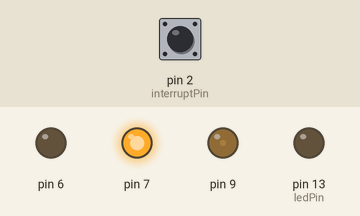
Simulated run of this sketch. Board: Arduino Uno, built with avr-gcc and run on an emulated ATmega328P. On the bench: output pins drawn as LEDs (lit = HIGH). The inputs (shaded band) are chosen by the test bench; at power-on: pin 2 (interruptPin) HIGH. The ROS host is connected and sends only what is stated.

Above: at 0.05 s.
At 1.2 s:
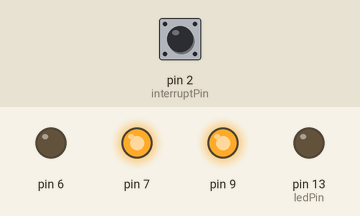
1.3 s: pin 2 (interruptPin) pulled LOW for 0.15 s
At 2.7 s:
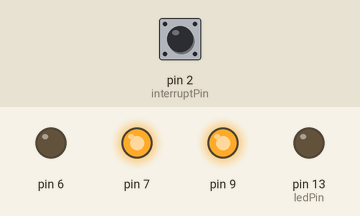
Timing chart, 0 to 4.3 s (numbered marks = the images above; inputs shaded):
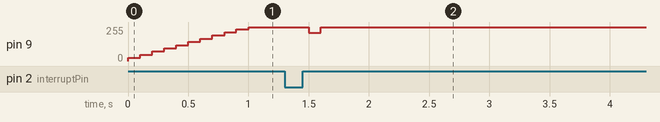

The sketch:

sketch_apr22b.ino
```cpp
#include <ros.h>
#include <geometry_msgs/Pose2D.h>
#include <std_msgs/Int16.h>

ros::NodeHandle nh;

#include <PID_v1.h>

#define PI 3.1415926535897932384626433832795

const byte ledPin = 13;
const byte interruptPin = 2;
volatile byte state = LOW;

unsigned long tiempoVueltaDer = 0;
unsigned long contadorDer = 0;
int inicioDer = 0;

double velocidadAngular = 0;


//Define Variables we'll be connecting to
double velocidadNorma, entregaVelocidadDer;

//Specify the links and initial tuning parameters
PID myPID(&velocidadAngular, &entregaVelocidadDer, &velocidadNorma,0,8,2,P_ON_M, DIRECT); //P_ON_M specifies that Proportional on Measurement be used


void freqCallBack(const std_msgs::Int16& val){
  digitalWrite(13, val.data);
}

ros::Subscriber<std_msgs::Int16> blinker("freq1", freqCallBack );

void setup() {

  nh.initNode();
  nh.subscribe(blinker);

  Serial.begin(9600);
  pinMode(ledPin, OUTPUT);
  pinMode(interruptPin, INPUT_PULLUP);

  pinMode(9, OUTPUT);
  pinMode(7, OUTPUT);
  pinMode(6, OUTPUT);

  // Set initial rotation direction
  digitalWrite(6, LOW);
  digitalWrite(7, HIGH);

  velocidadNorma = 30;
  //turn the PID on
  myPID.SetMode(AUTOMATIC);
  attachInterrupt(digitalPinToInterrupt(interruptPin), cuentaRPMDer, HIGH);
}

void loop() {
//  digitalWrite(ledPin, state);
  myPID.Compute();
  analogWrite(9, entregaVelocidadDer);
}

void cuentaRPMDer() {
  cli();
//  state = !state;
  if (inicioDer == 0) {
    inicioDer = 1;
    tiempoVueltaDer = millis();
  } else {
    contadorDer = millis();
    tiempoVueltaDer = contadorDer - tiempoVueltaDer;
    tiempoVueltaDer = tiempoVueltaDer * 20; // tiempo en dar una vuelta completa en ms
    velocidadAngular = (2000 * PI) / tiempoVueltaDer; // velocidad angular en rad/s
    inicioDer = 0;
  }

  sei();
}
```

Measured:
- after the input at 1.3 s, pin 9: 255/255 → 212/255 after 0.20 s, → 255/255 0.10 s later
